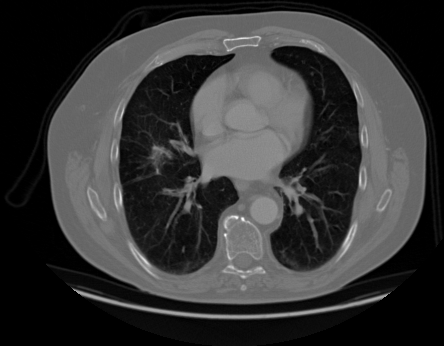
#> input picture dataset/test/000132 (8).png, 444 x 346 px, given in place of 000108 (3).png, which was not available
$ jupyter execute --allow-errors masking.ipynb
#> lines starting #> are read from the running program, lines starting #| are printed output that depends on the picture; after the words box and inside, x2 and y2 are one past the last pixel; in counts of white or black regions, pixels touching at a corner belong together; pictures that were not available may be replaced by others from this repository, and a replacement may not be noted
#> (a cell that did not finish here is left out)

[cell 2]
# import the necessary packages
from matplotlib import pyplot as plt
import numpy as np
import argparse
import cv2
import os
from zipfile import ZipFile

[cell 3]
zipfile = "chest-ctscan-images.zip"
#> (the rest of this cell did not finish here and is left out)

[cell 4]
def plt_imshow(title, image):
	# convert the image frame BGR to RGB color space and display it
	image = cv2.cvtColor(image, cv2.COLOR_BGR2RGB)
	plt.imshow(image)
	plt.title(title)
	plt.grid(False)
	plt.show()

[cell 5]
# since we are using Jupyter Notebooks we can replace our argument
# parsing code with *hard coded* arguments and values
args = {
	"image": "/content/Data/test/adenocarcinoma/000108 (3).png"
}

[cell 6]
# load the original input image and display it to our screen
image = cv2.imread(args["image"])
#> image is the input picture: shape (346, 444, 3); min 0, max 255, mean 54
plt_imshow("Original", image)

# a mask is the same size as our image, but has only two pixel
# values, 0 and 255 -- pixels with a value of 0 (background) are
# ignored in the original image while mask pixels with a value of
# 255 (foreground) are allowed to be kept
mask = np.zeros(image.shape[:2], dtype="uint8")
cv2.rectangle(mask, (0, 90), (290, 450), 255, -1)
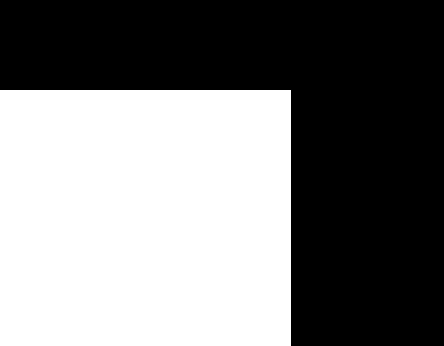
#> mask: shape (346, 444); 48.5% white; 1 white region, box (x1, y1, x2, y2) and area: (0, 90, 291, 346) 74496
plt_imshow("Rectangular Mask", mask)

# apply our mask -- notice how only the person in the image is
# cropped out
masked = cv2.bitwise_and(image, image, mask=mask)
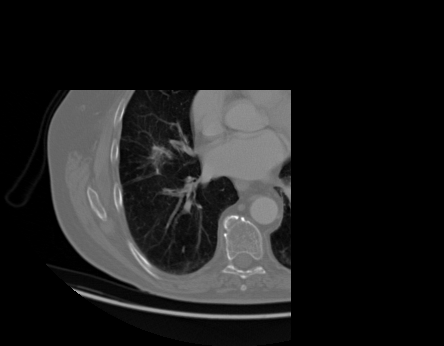
#> masked: shape (346, 444, 3); min 0, max 255, mean 28.8
plt_imshow("Mask Applied to Image", masked)

[cell 7]
# now, let's make a circular mask with a radius of 100 pixels and
# apply the mask again
mask = np.zeros(image.shape[:2], dtype="uint8")
cv2.circle(mask, (145, 200), 100, 255, -1)
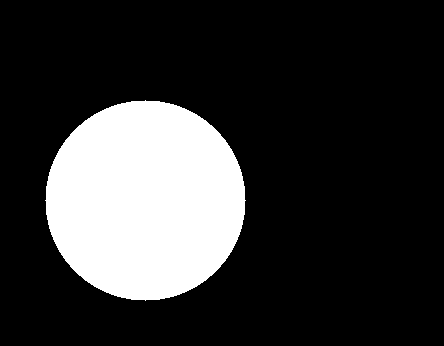
#> mask: shape (346, 444); 20.5% white; 1 white region, box (x1, y1, x2, y2) and area: (45, 100, 246, 301) 31417
masked = cv2.bitwise_and(image, image, mask=mask)
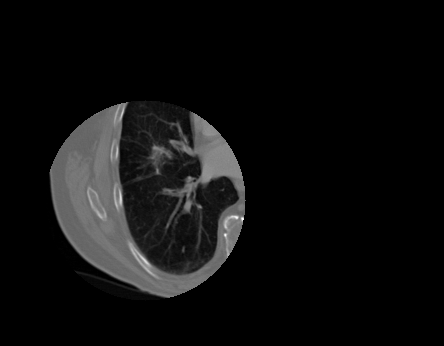
#> masked: shape (346, 444, 3); min 0, max 255, mean 14.5

# show the output images
plt_imshow("Circular Mask", mask)
plt_imshow("Mask Applied to Image", masked)

$ run again, on dataset/test/000136 (8).png
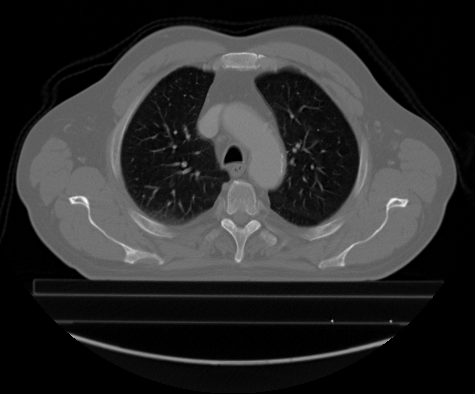
#> input picture dataset/test/000136 (8).png, 475 x 394 px, given in place of 000108 (3).png, which was not available
#> image is the input picture: shape (394, 475, 3); min 0, max 255, mean 44.7
#> `cv2.rectangle(mask, (0, 90), (290, 450), 255, -1)`:
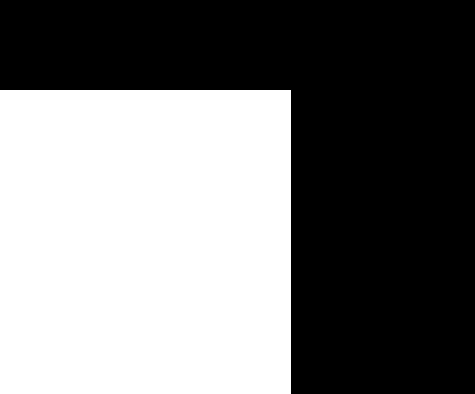
#> mask: shape (394, 475); 47.3% white; 1 white region, box (x1, y1, x2, y2) and area: (0, 90, 291, 394) 88464
#> `masked = cv2.bitwise_and(image, image, mask=mask)`:
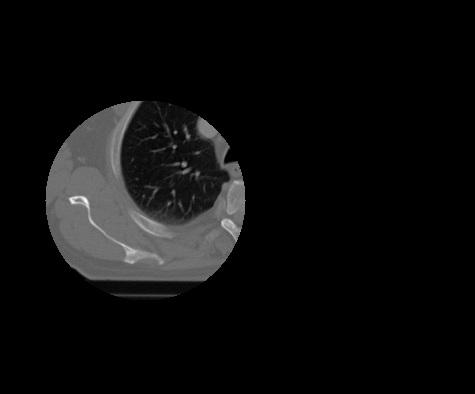
#> masked: shape (394, 475, 3); min 0, max 255, mean 13.3
#> image: shape (394, 475, 3); 16.8% white; 1 white region, box (x1, y1, x2, y2) and area: (45, 100, 246, 301) 31417

$ run again, on dataset/test/000139 (4).png
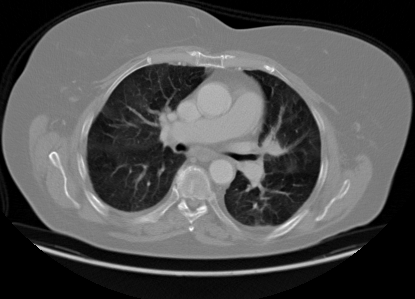
#> input picture dataset/test/000139 (4).png, 415 x 299 px, given in place of 000108 (3).png, which was not available
#> image is the input picture: shape (299, 415, 3); min 0, max 255, mean 81.4
#> `cv2.rectangle(mask, (0, 90), (290, 450), 255, -1)`:
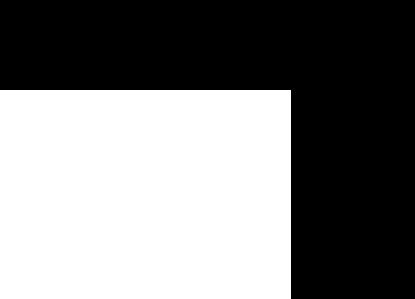
#> mask: shape (299, 415); 49% white; 1 white region, box (x1, y1, x2, y2) and area: (0, 90, 291, 299) 60819
#> `masked = cv2.bitwise_and(image, image, mask=mask)`:
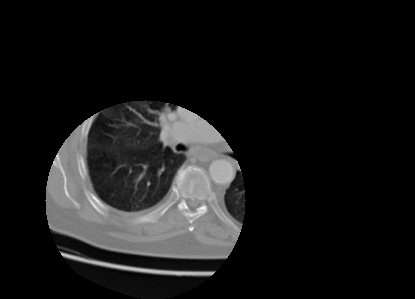
#> masked: shape (299, 415, 3); min 0, max 254, mean 23.8
#> image: shape (299, 415, 3); 25.3% white; 1 white region, box (x1, y1, x2, y2) and area: (45, 100, 246, 299) 31387
